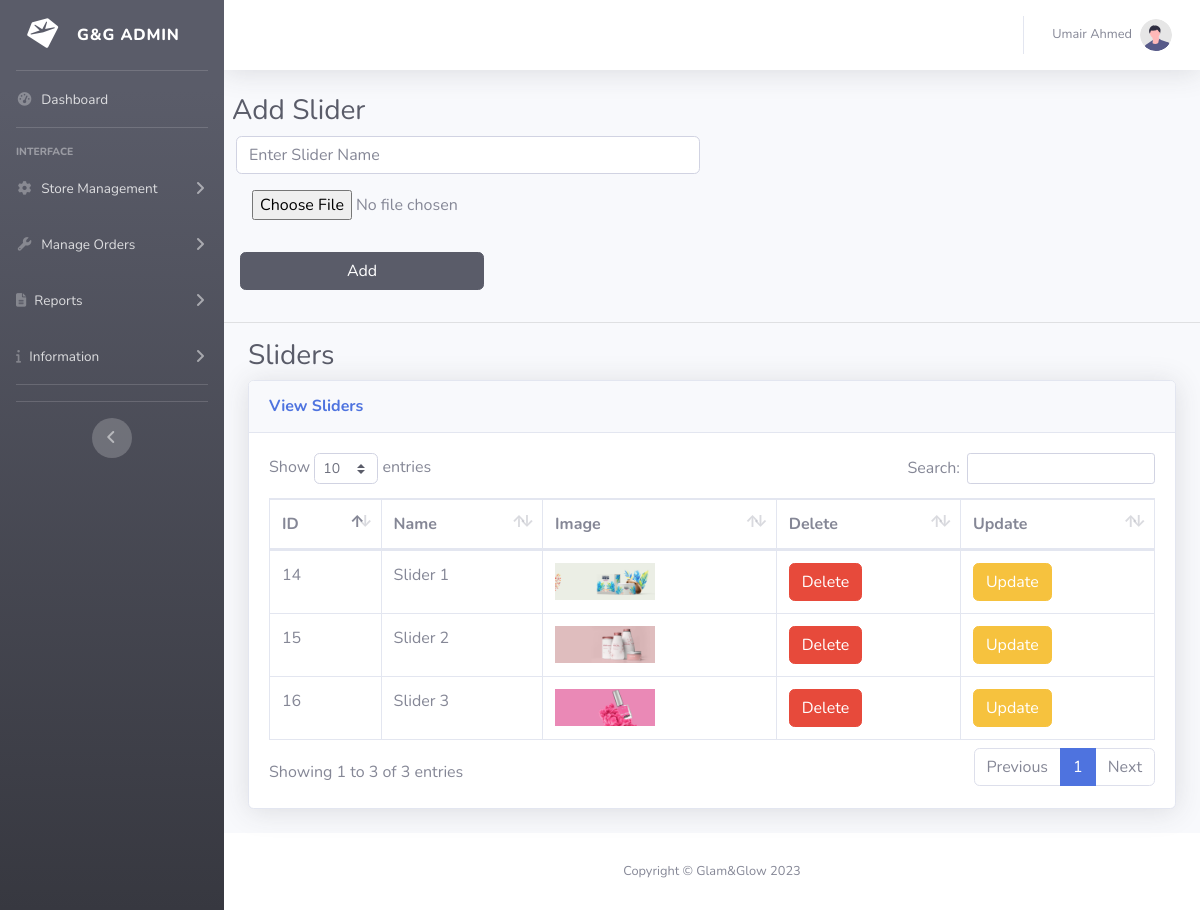
The app's page /admin/slider.php (signed in) with its own data.
### tables this page shows
CREATE TABLE `sliders` (
  `slider_id` int(255) NOT NULL,
  `slider_name` varchar(255) NOT NULL,
  `slider_image` varchar(255) NOT NULL
);

### admin/slider.php (the view, shortened to what this page needs)
<?php
require_once "header.php";
?>
            <?php
                if(isset($_GET["uid"])){
                    $uid=$_GET["uid"];
                    $query="SELECT * FROM sliders WHERE slider_id=$uid;";
                    $res=mysqli_query($conn,$query);
                    $dt=mysqli_fetch_assoc($res);
                        echo '<h1 class="h3 m-2 text-gray-800">Edit Sliders</h1>
                        <form class="user" method="post" enctype="multipart/form-data">
                                <div class="form-group">
                                <input type=number hidden="true" name="sliderId" value="'.$uid.'">
                                    <div class="col-sm-6 mb-3 mb-sm-0">
                                        <input type="name" placeholder="Enter Slider Name" value="'.$dt["slider_name"].'" name="updsliderName" class="form-control">
                                    </div>
                                    <div class="form-group col-sm-6 mb-3 mb-sm-0">
                                    <input type="file" name="slider_image" class="m-3">
                                    </div>
                                </div>
                                    <input type="submit" name="updslider" class="btn btn-warning m-3" value="Update">
                                    <hr>
                        </form>';
                    } else{
                        echo '<h1 class="h3 m-2 text-gray-800">Add Slider</h1>
                        <form class="user" method="post" enctype="multipart/form-data">
                                <div class="form-group">
                                    <div class="col-sm-6 mb-3 mb-sm-0">
                                        <input type="name" value="" placeholder="Enter Slider Name" name="sliderName" class="form-control">
                                    </div>
                                    <div class="form-group col-sm-6 mb-3 mb-sm-0">
                                    <input type="file" name="slider_image" class="m-3">
                                    </div>
                                    <input type="submit" name="addsliders" class="btn btn-dark w-25 m-3" value="Add">
                                    <hr>
                        </form>';
                    };
            ?>
        </div>
                <div class="container-fluid" id="slider_data">
                <h1 class="h3 mb-2 text-gray-800">Sliders</h1>
<div class="card shadow mb-4">
    <div class="card-header py-3">
        <h6 class="m-0 font-weight-bold text-primary">View Sliders</h6>
    </div>
    <div class="card-body">
        <div class="table-responsive">
            <table class="table table-bordered" id="dataTable" width="100%" cellspacing="0">
            <thead>
                    <tr>
                        <th>ID</th>
                        <th>Name</th>
                        <th>Image</th>
                        <th>Delete</th>
                        <th>Update</th>
                    </tr>
                </thead>
                <tbody>
                    <?php
                        $query="SELECT * FROM sliders ";
                        $res=mysqli_query($conn,$query);
                        while($row=mysqli_fetch_assoc($res)){
                            echo'
                            <tr>
                                <td>'.$row["slider_id"].'</td>
                                <td>'.$row["slider_name"].'</td>
                                <td><img src="'.$row["slider_image"].'" width=100px></td>
                                <td><a class="btn btn-danger delBtn" href="#" data-id="'.$row["slider_id"].'" data-toggle="modal" data-target="#DelConfirmModal">Delete</a></</td>
                                <td><a class="btn btn-warning" href="slider.php?uid='.$row["slider_id"].'">Update</a></td>
                            </tr>';
                        };
                    ?>
            </table>
        </div>
    </div>
</div>
                </div>
            </div>
<?php
require_once "footer.php";
?>

### records on screen
sliders: slider_id "14", slider_name "Slider 1", slider_image (picture)
sliders: slider_id "15", slider_name "Slider 2", slider_image (picture)
sliders: slider_id "16", slider_name "Slider 3", slider_image (picture)

### other values on screen
$_SESSION["auth_admin"]["admin_name"] "Umair Ahmed"
